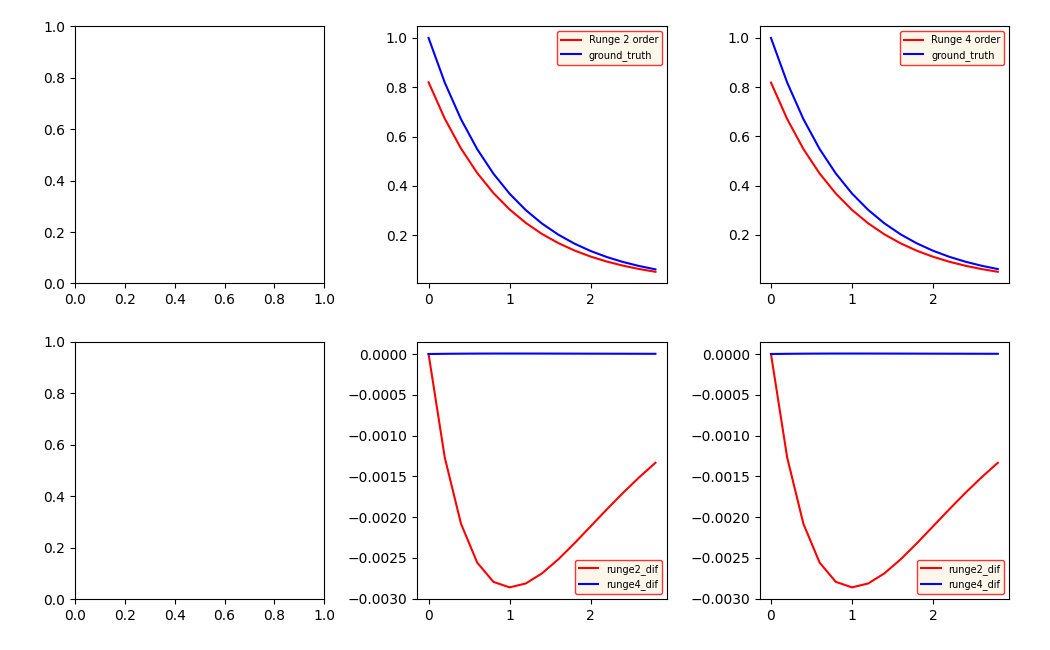

The script that saved this image:
"""
Решить задачу Коши:

    dx/dt = -x, x(0)=1, 0<t<3

методом Эйлера первого порядка точности и
методами Рунге-Кутты второго и четвертого порядка точности.

 dx/dt = -x <-> dx/x = -t <-> x = exp(-t)

"""
import numpy as np
import matplotlib.pyplot as plt

mint, maxt = 0, 3
x0, t0 = 1, 0


def difur(x: float) -> float:
    res = -1. * x
    return res


def func(t: float) -> float:
    # x = np.exp(-1 * t)
    x = np.float64(1 / np.exp(t))
    return x


def euler(M:int):
    # t0 == mint

    h = (np.float64(maxt) - np.float64(mint))/np.float64(M)

    x = [x0]
    for i in range(M):
        x.append(x[i] + h*difur(x[i]))
    return x


def runge_kutta_2order(M: int):
    """
    alpha = 3/4 - optimum
    alpha = 1/2 - corrected Euler
    alpha = 1 - modified Euler
    y_n+1 = y_n + h*[(1 - alpha)*f(x, y) + alpha*f(x + h/2*alpha, y + h/[2*alpha] * f(x_n, y_n))]
    :return: array of points
    """

    alpha = np.float64(1./2.)
    h = (np.float64(maxt) - np.float64(mint))/np.float64(M)
    x = [x0]

    for i in range(M):
        x.append(x[i] + h * ((1. - alpha)*difur(x[i]) + alpha * difur(x[i] + h * difur(x[i]) / (2 * alpha))))

    return x




def runge_kutta_4order(M:int):
    """
    y_n+1 = y_n + h/6 * [k1 + 2*k2 + 2*k3 + k4]
    k1 = f(x_n, y_n)
    k2 = f(x_n + h/2, y_n + h/2 * k1)
    k3 = f(x_n + h/2, y_n + h/2 * k3)
    k4 = f(x_n + h, y_n + h * k3)
    """

    h = (np.float64(maxt) - np.float64(mint))/np.float64(M)
    x = [x0]

    for i in range(M):
        k1 = difur(x[i])
        k2 = difur(x[i] + k1 * h / 2.)
        k3 = difur(x[i] + k2 * h / 2.)
        k4 = difur(x[i] + k3 * h)
        x.append(x[i] + h / 6. * (k1 + 2. * k2 + 2. * k3 + k4))

    return x


def one_shot_errors(num, errors_euler, errors_runge2, errors_runge4):
    plt.yscale('log')
    # plt.plot(num, errors_euler, label='euler_error', color='red')
    plt.plot(num, errors_runge2, label='runge2_error', color='blue')
    plt.plot(num, errors_runge4, label='runge4_error', color='green')

    plt.legend(fontsize=7, ncol=1, facecolor='oldlace', edgecolor='r')
    plt.savefig('task6/task6_one_shot_errors.png')


def error_trand():
    M = 50
    errors_euler = []
    errors_runge2 = []
    errors_runge4 = []
    for K in range(10, M+10, 10):

        h = (np.float64(maxt) - np.float64(mint))/np.float64(K)

        gt = [func(mint + i * h) for i in range(K)]

        euler_sol = euler(K)
        runge2 = runge_kutta_2order(K)
        runge4 = runge_kutta_4order(K)

        euler_s = 0
        runge2_s = 0
        runge4_s = 0
        for i in range(len(gt)):
            # euler_s += (gt[i] - euler_sol[i+1])/gt[i]
            runge2_s += np.abs(gt[i] - runge2[i])/gt[i]
            runge4_s += np.abs(gt[i] - runge4[i])/gt[i]

        # errors_euler.append(euler_s/float(len(gt)))
        errors_runge2.append(runge2_s/float(len(gt)))
        errors_runge4.append(runge4_s/float(len(gt)))

    num = [K for K in range(10, M+10, 10)]

    fig, axs = plt.subplots(nrows=1, ncols=3)
    plt.tight_layout(pad=1, h_pad=1, w_pad=1)
    # axs[0].plot(num, errors_euler, label='euler_error', color='blue')
    axs[1].plot(num, errors_runge2, label='runge2_error', color='blue')
    axs[2].plot(num, errors_runge4, label='runge4_error', color='blue')

    # axs[0].legend(fontsize=7, ncol=1, facecolor='oldlace', edgecolor='r')
    axs[1].legend(fontsize=7, ncol=1, facecolor='oldlace', edgecolor='r')
    axs[2].legend(fontsize=7, ncol=1, facecolor='oldlace', edgecolor='r')

    fig.set_size_inches(10.5, 6.5)
    plt.savefig('task6/task6_errors.png')

    fig.clear()
    plt.close(fig)

    return num, errors_euler, errors_runge2, errors_runge4



def run():
    N = 15

    h = (np.float64(maxt) - np.float64(mint)) / np.float64(N)

    gt = [func(mint + i * h) for i in range(N)]

    t = [i * h for i in range(N)]

    fig, axs = plt.subplots(nrows=2, ncols=3)
    plt.tight_layout(pad=1, h_pad=1, w_pad=1)
    # plt.yscale('log')

    # euler_sol = euler(N)
    # euler_dif = [gt[i] - euler_sol[i+1] for i in range(len(gt))]

    runge2 = runge_kutta_2order(N)
    runge2_dif = [gt[i] - runge2[i] for i in range(len(gt))]

    runge4 = runge_kutta_4order(N)
    runge4_dif = [np.abs(gt[i] - runge4[i]) for i in range(len(gt))]

    # axs[0, 0].plot(t, euler_sol[1:], label='euler', color='red')
    # axs[0, 0].plot(t, gt, label='ground_truth', color='blue')
    # axs[1, 0].plot(t, euler_dif, label='difference', color='green')

    # axs[0, 0].legend(fontsize=7, ncol=1, facecolor='oldlace', edgecolor='r')

    axs[0, 1].plot(t, runge2[1:], label='Runge 2 order', color='red')
    axs[0, 1].plot(t, gt, label='ground_truth', color='blue')

    axs[0, 1].legend(fontsize=7, ncol=1, facecolor='oldlace', edgecolor='r')

    # axs[1, 1].plot(t, euler_dif, label='euler_dif', color='green')
    axs[1, 1].plot(t, runge2_dif, label='runge2_dif', color='red')
    axs[1, 1].plot(t, runge4_dif, label='runge4_dif', color='blue')

    axs[1, 1].legend(fontsize=7, ncol=1, facecolor='oldlace', edgecolor='r')

    axs[1, 2].plot(t, runge2_dif, label='runge2_dif', color='red')
    axs[1, 2].plot(t, runge4_dif, label='runge4_dif', color='blue')

    axs[1, 2].legend(fontsize=7, ncol=1, facecolor='oldlace', edgecolor='r')

    axs[0, 2].plot(t, runge4[1:], label='Runge 4 order', color='red')
    axs[0, 2].plot(t, gt, label='ground_truth', color='blue')
    # axs[1, 2].plot(t, runge4_dif, label='difference', color='green')

    axs[0, 2].legend(fontsize=7, ncol=1, facecolor='oldlace', edgecolor='r')

    fig.set_size_inches(10.5, 6.5)
    plt.savefig('task6/task6.png')

    fig.clear()
    plt.close(fig)

    items = error_trand()
    one_shot_errors(items[0], items[1], items[2], items[3])
